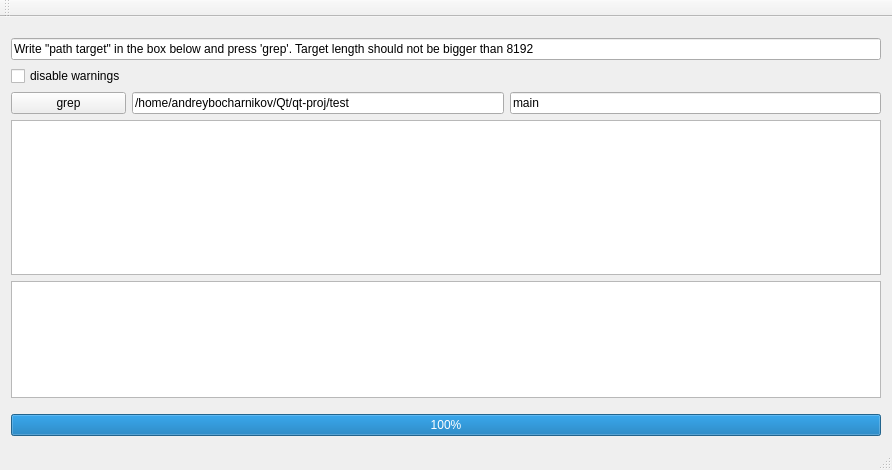
<?xml version="1.0" encoding="UTF-8"?>
<ui version="4.0">
 <class>MainWindow</class>
 <widget class="QMainWindow" name="MainWindow">
  <property name="geometry">
   <rect>
    <x>0</x>
    <y>0</y>
    <width>892</width>
    <height>470</height>
   </rect>
  </property>
  <property name="windowTitle">
   <string>MainWindow</string>
  </property>
  <widget class="QWidget" name="centralWidget">
   <layout class="QGridLayout" name="gridLayout">
    <item row="5" column="1">
     <widget class="QLineEdit" name="lineEdit">
      <property name="text">
       <string>/home/andreybocharnikov/Qt/qt-proj/test</string>
      </property>
     </widget>
    </item>
    <item row="12" column="0" colspan="2">
     <spacer name="verticalSpacer_3">
      <property name="orientation">
       <enum>Qt::Vertical</enum>
      </property>
      <property name="sizeType">
       <enum>QSizePolicy::Fixed</enum>
      </property>
      <property name="sizeHint" stdset="0">
       <size>
        <width>20</width>
        <height>1</height>
       </size>
      </property>
     </spacer>
    </item>
    <item row="5" column="0">
     <widget class="QPushButton" name="pushButton">
      <property name="text">
       <string>grep</string>
      </property>
     </widget>
    </item>
    <item row="1" column="0" colspan="2">
     <spacer name="verticalSpacer">
      <property name="orientation">
       <enum>Qt::Vertical</enum>
      </property>
      <property name="sizeType">
       <enum>QSizePolicy::Fixed</enum>
      </property>
      <property name="sizeHint" stdset="0">
       <size>
        <width>20</width>
        <height>10</height>
       </size>
      </property>
     </spacer>
    </item>
    <item row="3" column="0">
     <widget class="QCheckBox" name="checkBox">
      <property name="text">
       <string>disable warnings</string>
      </property>
     </widget>
    </item>
    <item row="9" column="0" colspan="2">
     <spacer name="verticalSpacer_2">
      <property name="orientation">
       <enum>Qt::Vertical</enum>
      </property>
      <property name="sizeType">
       <enum>QSizePolicy::Fixed</enum>
      </property>
      <property name="sizeHint" stdset="0">
       <size>
        <width>20</width>
        <height>10</height>
       </size>
      </property>
     </spacer>
    </item>
    <item row="5" column="2">
     <widget class="QLineEdit" name="lineEdit_3">
      <property name="text">
       <string>main</string>
      </property>
     </widget>
    </item>
    <item row="6" column="0" colspan="3">
     <widget class="QListWidget" name="listWidget">
      <property name="resizeMode">
       <enum>QListView::Fixed</enum>
      </property>
     </widget>
    </item>
    <item row="7" column="0" rowspan="2" colspan="3">
     <widget class="QListWidget" name="listWidget_2"/>
    </item>
    <item row="11" column="0" colspan="3">
     <widget class="QProgressBar" name="progressBar">
      <property name="value">
       <number>100</number>
      </property>
     </widget>
    </item>
    <item row="2" column="0" colspan="3">
     <widget class="QLineEdit" name="lineEdit_2">
      <property name="text">
       <string>Write &quot;path target&quot; in the box below and press 'grep'. Target length should not be bigger than 8192</string>
      </property>
     </widget>
    </item>
   </layout>
  </widget>
  <widget class="QMenuBar" name="menuBar">
   <property name="geometry">
    <rect>
     <x>0</x>
     <y>0</y>
     <width>892</width>
     <height>22</height>
    </rect>
   </property>
  </widget>
  <widget class="QToolBar" name="mainToolBar">
   <attribute name="toolBarArea">
    <enum>TopToolBarArea</enum>
   </attribute>
   <attribute name="toolBarBreak">
    <bool>false</bool>
   </attribute>
  </widget>
  <widget class="QStatusBar" name="statusBar"/>
 </widget>
 <layoutdefault spacing="6" margin="11"/>
 <resources/>
 <connections/>
</ui>
